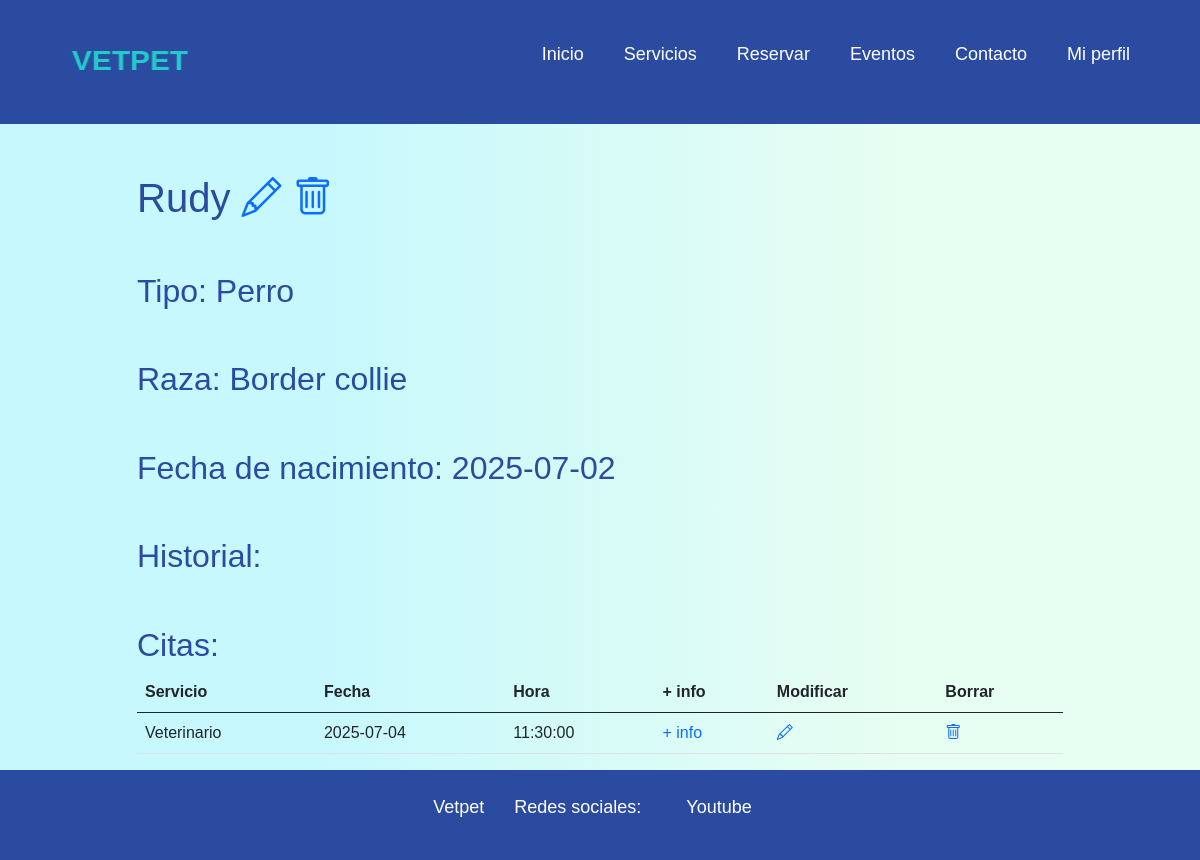
Page /detallesMiMascota.php?idMascota=30 (signed in) on the committed database.
### tables this page shows
CREATE TABLE `mascotas` (
  `idMascota` int(11) NOT NULL,
  `nombreMascota` varchar(100) NOT NULL,
  `tipoAnimal` varchar(50) NOT NULL,
  `raza` varchar(50) NOT NULL,
  `fechaNacimiento` date NOT NULL,
  `Historial` varchar(500) NOT NULL,
  `idUsuario` int(11) NOT NULL
);

CREATE TABLE `reservas` (
  `idReserva` int(11) NOT NULL,
  `idUsuario` int(11) NOT NULL,
  `idMascota` int(11) NOT NULL,
  `email` varchar(100) NOT NULL,
  `telefono` int(9) NOT NULL,
  `servicio` varchar(20) NOT NULL,
  `fecha` date NOT NULL,
  `hora` time NOT NULL,
  `mensaje` varchar(500) NOT NULL,
  `diagnostico` varchar(500) NOT NULL
);

### detallesMiMascota.php (the view, shortened to what this page needs)
<?php
include_once 'Encabezado.php';
include_once 'menu.php';
include_once 'conexion.php';
if (isset($_GET['idMascota'])) {
    $idMascota = intval($_GET['idMascota']);
} else {
    echo "<script>alert('Mascota no especificada'); window.location = 'miPerfil.php';</script>";
    exit;
}
$sqlMascota = "SELECT * FROM mascotas WHERE idMascota = $idMascota";
$resultadoMascota = $conexion->query($sqlMascota);
if ($resultadoMascota && $resultadoMascota->num_rows > 0) {
    $mascota = $resultadoMascota->fetch_assoc();
    $nombre= $mascota['nombreMascota'];
    $tipo= $mascota['tipoAnimal'];
    $raza= $mascota['raza'];
    $nacimiento= $mascota['fechaNacimiento'];
    $historial= $mascota['Historial'];
} else {
    echo "<p>Mascota no encontrada.</p>";
}
$sql = "SELECT * FROM reservas WHERE idMascota = $idMascota ORDER BY fecha DESC";
$resultado = $conexion->query($sql);
?>
<main class="contenido-principal">
<main class="container">
    <section class="row">
    <section class="col">
    </section>
    <section class="col-10">
            <h1 class="hIzquierda"><?php echo $nombre ?>
            <a href="modificarMiMascota.php?idMascota=<?php echo $idMascota; ?>"><i class="bi bi-pencil"></i></a>
            <a href="?idMascota=<?php echo $idMascota; ?>&borrar=<?php echo $idMascota; ?>"
                onclick="return confirm('¿Seguro que quieres borrar esta reserva?');">
                <i class="bi bi-trash"></i></a>
            <h2 class="hIzquierda">Tipo: <?php echo $tipo ?></h2>
            <h2 class="hIzquierda">Raza: <?php echo $raza ?></h2>
            <h2 class="hIzquierda">Fecha de nacimiento: <?php echo $nacimiento ?></h2>
            <h2 class="hIzquierda">Historial: <?php $historial ?></h2>
            <h2 class="hIzquierda">Citas:</h2>
            <?php if ($resultado && $resultado->num_rows > 0) { ?>
            <table class="table" id="tablaMisReservas">
                <thead>
                    <tr>
                        <th scope="col">Servicio</th>
                        <th scope="col">Fecha</th>
                        <th scope="col">Hora</th>
                        <th scope="col">+ info</th>
                        <th scope="col">Modificar</th>
                        <th scope="col">Borrar</th>
                    </tr>
                </thead>
                <tbody>
                <?php $contador = 1; while($row = $resultado->fetch_assoc()) { ?>
                    <tr>
                        <td><?php echo htmlspecialchars($row['servicio']); ?></td>
                        <td><?php echo htmlspecialchars($row['fecha']); ?></td>
                        <td><?php echo htmlspecialchars($row['hora']); ?></td>
                        <td><a href="detallesMiReserva.php?idReserva=<?php echo $row['idReserva']; ?>">+ info</a></td>
                        <td><a href="modificarMiReserva.php?idReserva=<?php echo $row['idReserva']; ?>"><i class="bi bi-pencil"></i></a></td>
                        <td><a href="?idMascota=<?php echo $idMascota; ?>&borrarReserva=<?php echo $row['idReserva']; ?>&acordeon=reservas"
                        onclick="return confirm('¿Seguro que quieres borrar esta reserva?');">
                        <i class="bi bi-trash"></i></a></td>
                    </tr>
                <?php } ?>
                </tbody>
            </table>
        <?php } ?>
        </section>
        <section class="col">
   </section>
   </section>
   </main>
</main>
<?php
include_once 'footer.php';
?>

### css/menuYFooter.css (style rules this page uses)
* { margin: 0; padding: 0; box-sizing: border-box; text-decoration: none; list-style: none; }
body { background: linear-gradient( 90deg, rgba(198, 248, 253, 1) 25%, rgba(231, 254, 242, 1) 75%); font-family: Arial, Helvetica, sans-serif; }
html, body { height: 100%; display: flex; flex-direction: column; }
.contenido-principal { flex: 1; }
a, a:visited, a:hover, a:active { text-decoration: none !important; }

### css/inicio.css (style rules this page uses)
.hIzquierda { margin-top: 50px; font-family: Arial, Helvetica, sans-serif; color: #2b4ba1; text-align: left; }

### rows in the picture
mascotas: nombreMascota "Rudy", tipoAnimal "Perro", raza "Border collie", fechaNacimiento "2025-07-02"
reservas: servicio "Veterinario", fecha "2025-07-04", hora "11:30:00"
